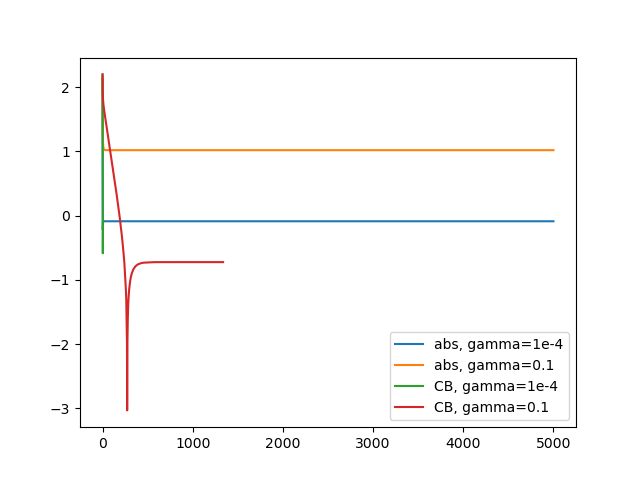

Generate this figure with Python:
'''
HW 18-1: compare absolute value penalty and Courant-Beltrami penalty for the least-square solution of underdetermined linear equations
'''
import numpy as np
import matplotlib.pyplot as plt
from numpy.linalg import inv
from numpy.random import seed, randn
import random
random.seed(114514)
seed(114514)

class Q:
    def __init__(self, A, b, penalty, gamma):
        self.penalty = penalty
        self.A = A
        self.b = b
        self.gamma = gamma

    def f(self, x):
        return np.dot(x, x) / 2

    def q(self, x):
        f = self.f(x)
        Axb = self.A @ x - self.b
        if self.penalty == "abs":
            return f + self.gamma * np.sum(np.abs(Axb))
        elif self.penalty == "CB":
            return f + self.gamma * np.sum(Axb ** 2)
    
    def dq(self, x):
        Axb = self.A @ x - self.b
        if self.penalty == "abs":
            subg = self.gamma * self.A.T @ np.sign(Axb)
            subg_b = np.abs(self.gamma * self.A.T @ np.ones_like(Axb))
            g = np.zeros_like(x)
            for i in range(x.shape[0]):
                if subg[i] == 0:
                    if abs(x[i]) <= subg_b[i]:
                        g[i] = 0
                    elif x[i] > subg_b[i]:
                        g[i] = x[i] - subg_b[i]
                    else:
                        g[i] = x[i] + subg_b[i]
                else:
                    g[i] = x[i] + subg[i]
            return g
        elif self.penalty == "CB":
            return x + self.gamma * 2 * self.A.T @ Axb

class Opt:
    def __init__(self):
        pass

    def _lsearch(self, x, d, f, g, func):
        t = 100
        while func(x + t * d) > f + self.alpha * t * np.dot(d, g):
            t *= self.beta
        return t

    def _step(self, step):
        f = self.f(self.x)
        g = self.df(self.x)
        d = -g

        #print(f)
        self.fs.append(self.f0(self.x))
        if np.dot(d, d) < self.eta2 or step > 5000:
            return False  
        
        alpha = self._lsearch(self.x, d, f, g, self.f)
        self.x += alpha * d
        return True

    def opt(self, Q, alpha, beta, eta):
        self.A = Q.A; self.b = Q.b
        self.x = randn(300)      
        self.f = Q.q; self.df = Q.dq; self.f0 = Q.f
        self.alpha = alpha; self.beta = beta; self.eta2 = eta ** 2 
        self.fs = []
        self.pstar = self.f(self.A.T @ (inv(self.A @ self.A.T) @ self.b))
        print(self.pstar)
        flag = True 
        step = 0
        while flag:
            flag = self._step(step)
            step += 1 
        self.L = len(self.fs)
        

    def plot_fi(self):
        plt.figure()
        plt.plot(np.linspace(1, self.L, self.L), np.log10(abs(np.array(self.fs) - self.pstar)))
        plt.show()

def test_F(A, b, penalty, gamma):
    opt = Opt()
    func = Q(A, b, penalty, gamma)
    opt.opt(Q=func, alpha=0.25, beta=0.75, eta=1e-5)
    ans = opt.fs[:]
    print(ans[-1])
    del opt
    return ans

if __name__ == "__main__":
    A = randn(200, 300)
    b = randn(200)
    f = lambda x: np.dot(x, x) / 2
    pstar = f(A.T @ (inv(A @ A.T) @ b))
    ans1 = test_F(A, b, "abs", 0.0001)
    ans2 = test_F(A, b, "abs", 0.1)
    ans3 = test_F(A, b, "CB", 0.0001)
    ans4 = test_F(A, b, "CB", 0.1)
    plt.figure()
    plt.plot(range(len(ans1)), np.log10(abs(np.array(ans1) - pstar) + 1e-16), label="abs, gamma=1e-4")
    plt.plot(range(len(ans2)), np.log10(abs(np.array(ans2) - pstar) + 1e-16), label="abs, gamma=0.1")
    plt.plot(range(len(ans3)), np.log10(abs(np.array(ans3) - pstar) + 1e-16), label="CB, gamma=1e-4")
    plt.plot(range(len(ans4)), np.log10(abs(np.array(ans4) - pstar) + 1e-16), label="CB, gamma=0.1")
    plt.legend()
    plt.savefig("HW18/penalty.png")


